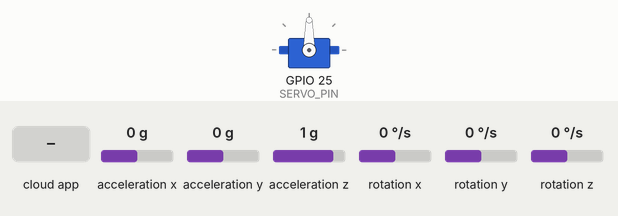
A sketch run on a simulated ESP32. On the bench: servo. The test bench sets the inputs (shaded band); at power-on: acceleration x 0 g, acceleration y 0 g, acceleration z 1 g, rotation x 0 °/s, rotation y 0 °/s, rotation z 0 °/s. The ROS host is connected and sends only what is stated.

Above: at 5.2 s.
5.3 s: the phone or cloud app sets steering_motor_cmd to -100
At 5.8 s:
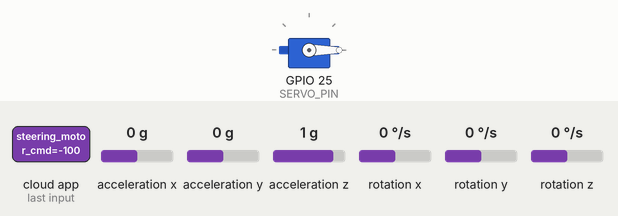
6.8 s: the phone or cloud app sets steering_motor_cmd to 100
At 8.0 s:
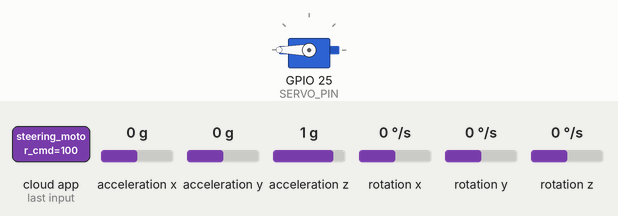
8.3 s: the phone or cloud app sets steering_motor_cmd to 0
At 9.3 s:
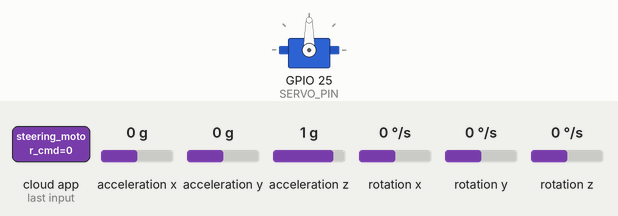
Timing chart, 0 to 11.3 s (numbered marks = the images above; inputs shaded):
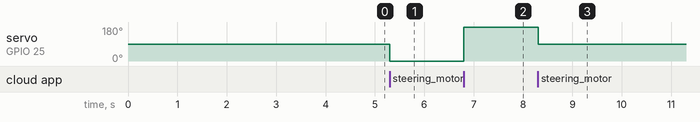

Measured:
- after the input at 5.3 s, servo on GPIO 25 (SERVO_PIN): 90° → 0° at once
- after the input at 6.8 s, servo on GPIO 25 (SERVO_PIN): 0° → 180° at once
- after the input at 8.3 s, servo on GPIO 25 (SERVO_PIN): 180° → 90° at once

The sketch:

imu_andlge_arduino.ino
```cpp
/**
 * steer_imu_driver_6250.ino
 *  ESP32 + MPU6250 (MPU6050 호환)  |  micro-ROS
 */

#include <micro_ros_arduino.h>
#include <rcl/rcl.h>
#include <rclc/rclc.h>
#include <rclc/executor.h>
#include <std_msgs/msg/float32.h>
#include <sensor_msgs/msg/imu.h>

#include <Wire.h>
#include <Arduino.h>
#include <ESP32Servo.h>
#include <MPU6050_light.h>  // ✅ MPU6250 호환 라이브러리

#define SERVO_PIN 25
Servo steer_servo;
MPU6050 mpu(Wire);  // ✅ MPU6250

rcl_node_t node;
rcl_subscription_t steer_sub;
rcl_publisher_t imu_pub;
rclc_executor_t executor;

std_msgs__msg__Float32 steer_msg;
sensor_msgs__msg__Imu  imu_msg;

/* ----- 서보 콜백 ----- */
void steer_callback(const void * msgin)
{
  auto * msg = (const std_msgs__msg__Float32 *)msgin;
  int pwm = constrain(90 + int(msg->data), 0, 180);
  steer_servo.write(pwm);
}

void setup()
{
  Serial.begin(115200);
  delay(1000);
  set_microros_transports();

  /* IMU 초기화 */
  Wire.begin(21, 22);
  byte status = mpu.begin();
  if (status != 0) {
    Serial.println("❌ IMU 초기화 실패");
    while (1);
  }
  mpu.calcGyroOffsets();  // ✅ 자이로 정지 보정

  /* 서보 초기화 */
  steer_servo.setPeriodHertz(50);
  steer_servo.attach(SERVO_PIN, 500, 2500);

  /* micro-ROS 초기화 */
  rcl_allocator_t alloc = rcl_get_default_allocator();
  rclc_support_t  support;
  rclc_support_init(&support, 0, NULL, &alloc);

  rclc_node_init_default(&node, "steer_imu_node", "", &support);

  rclc_subscription_init_default(
      &steer_sub, &node,
      ROSIDL_GET_MSG_TYPE_SUPPORT(std_msgs, msg, Float32),
      "/steering_motor_cmd");

  rclc_publisher_init_default(
      &imu_pub, &node,
      ROSIDL_GET_MSG_TYPE_SUPPORT(sensor_msgs, msg, Imu),
      "/imu/data_raw");

  rclc_executor_init(&executor, &support.context, 1, &alloc);
  rclc_executor_add_subscription(
      &executor, &steer_sub, &steer_msg,
      &steer_callback, ON_NEW_DATA);
}

void loop()
{
  rclc_executor_spin_some(&executor, RCL_MS_TO_NS(50));  // 20Hz

  /* 10Hz IMU 퍼블리시 */
  static uint32_t last = 0;
  if (millis() - last >= 100) {
    last = millis();
    mpu.update();

    uint64_t t = rmw_uros_epoch_nanos();
    imu_msg.header.stamp.sec     = t / 1000000000ULL;
    imu_msg.header.stamp.nanosec = t % 1000000000ULL;
    imu_msg.header.frame_id.data = (char *)"imu_link";
    imu_msg.header.frame_id.size = 8;
    imu_msg.header.frame_id.capacity = 8;

    const float G_TO_MS2 = 9.80665f;
    const float DEG2RAD  = M_PI / 180.0f;

    imu_msg.linear_acceleration.x = mpu.getAccX() * G_TO_MS2;
    imu_msg.linear_acceleration.y = mpu.getAccY() * G_TO_MS2;
    imu_msg.linear_acceleration.z = mpu.getAccZ() * G_TO_MS2;

    imu_msg.angular_velocity.x = mpu.getGyroX() * DEG2RAD;
    imu_msg.angular_velocity.y = mpu.getGyroY() * DEG2RAD;
    imu_msg.angular_velocity.z = mpu.getGyroZ() * DEG2RAD;

    imu_msg.orientation_covariance[0] = -1.0;

    rcl_publish(&imu_pub, &imu_msg, NULL);
  }
}
```
